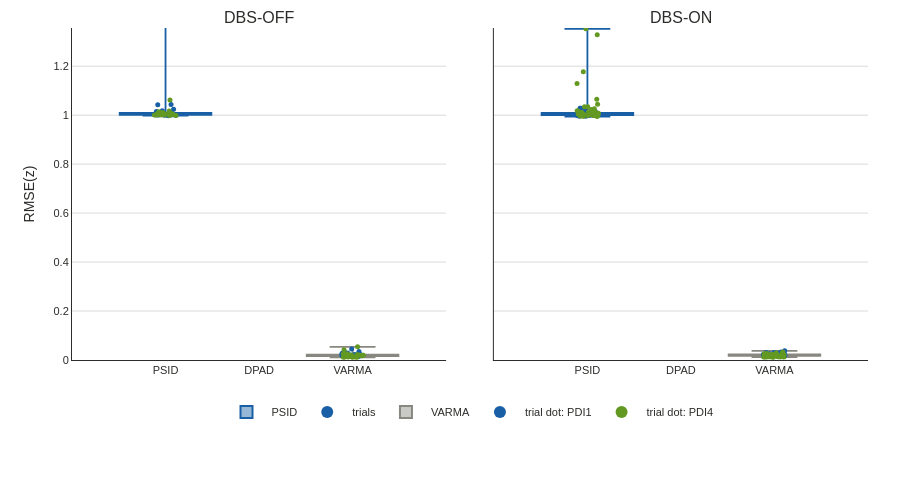
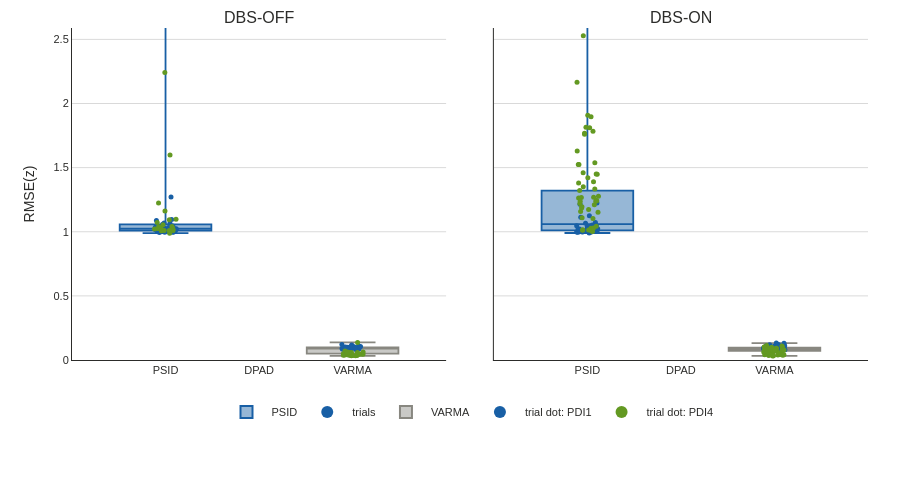

Notebook cell for these charts, in order:
### Markdown cell above
## Figs 7-8: Pooled behavioral RMSE (velocity, acceleration)

### Code cell
from dashboard.thesis.aggregate_rmse import collect_pooled_rmse, p_to_stars
from dashboard.thesis.loaders import (
    load_split_results_required, resolve_output_channel_display,
    channels_as_str_list, neural_y_feature_label, resolve_neural_y_channel_idx,
)
from dashboard.thesis.rmse_distribution_figure import build_rmse_boxplot_figure

# --- Inlined: build_rmse_distribution_figure (lifted from dashboard/thesis/rmse_distribution_figure.py) ---
_ALPHA_OFF = 0.80
_ALPHA_ON = 0.40
_DOT_ALPHA_OFF = 0.60
_DOT_ALPHA_ON = 0.35
_X_POS = np.arange(6, dtype=float)
_CATEGORY_LABELS = [
    "PSID_OFF", "PSID_ON", "DPAD_OFF", "DPAD_ON", "VARMA_OFF", "VARMA_ON",
]


def _hex_to_rgba(hex_color, alpha):
    h = hex_color.lstrip("#")
    r, g, b = int(h[0:2], 16), int(h[2:4], 16), int(h[4:6], 16)
    return f"rgba({r},{g},{b},{alpha})"


def _model_color_for_index(i):
    if i < 2:
        return COLOR_PSID
    if i < 4:
        return COLOR_DPAD
    return COLOR_VARMA


def _is_on_cell(i):
    return i % 2 == 1


def build_rmse_distribution_figure(
    data, theme, rng, jitter=0.12, show_brackets=True,
    y_axis_label=None, show_dots=True, show_bars=True,
):
    paper_bg, plot_bg = paper_colors(theme)
    grid = grid_color(theme)
    fg = true_line_color(theme)
    y_label = y_axis_label or "RMSE(z)"

    means = np.array(data.means, dtype=float)
    sems = np.array(data.sems, dtype=float)

    bar_colors = [
        _hex_to_rgba(
            _model_color_for_index(i),
            _ALPHA_ON if _is_on_cell(i) else _ALPHA_OFF,
        )
        for i in range(6)
    ]

    fig = go.Figure()

    if show_bars:
        fig.add_trace(
            go.Bar(
                x=_X_POS,
                y=means,
                error_y=dict(
                    type="data", array=sems, visible=True,
                    thickness=1.5, color=fg,
                ),
                marker=dict(color=bar_colors, line=dict(width=0)),
                width=0.52, name="Mean", showlegend=True,
            )
        )

    if show_dots:
        dot_alpha_off = _DOT_ALPHA_OFF if show_bars else 0.85
        dot_alpha_on = _DOT_ALPHA_ON if show_bars else 0.55
        for i in range(6):
            pts = data.trial_rmse[i]
            if not pts:
                continue
            jt = rng.uniform(-jitter, jitter, size=len(pts))
            alpha = dot_alpha_on if _is_on_cell(i) else dot_alpha_off
            fig.add_trace(
                go.Scatter(
                    x=_X_POS[i] + jt,
                    y=pts,
                    mode="markers",
                    marker=dict(
                        size=5,
                        color=_hex_to_rgba(_model_color_for_index(i), alpha * 0.95),
                        line=dict(width=0),
                    ),
                    name="One dot = one test trial RMSE" if i == 0 else None,
                    showlegend=i == 0,
                    legendgroup="dots",
                )
            )

    ymax_data = 0.0
    for i in range(6):
        if np.isfinite(means[i]):
            ymax_data = max(ymax_data, float(means[i] + (sems[i] if np.isfinite(sems[i]) else 0)))
    if show_dots:
        all_pts = []
        for i in range(6):
            for v in data.trial_rmse[i]:
                if np.isfinite(v):
                    all_pts.append(float(v))
        if all_pts:
            ymax_data = max(ymax_data, float(np.percentile(all_pts, 98)))

    y_span = max(ymax_data * 0.12, 0.04)
    bracket_y = []
    if show_brackets and data.wilcoxon:
        w = data.wilcoxon
        y0 = ymax_data + y_span * 0.25
        step = y_span * 1.2
        pairs = [
            (0, 4, w.psid_vs_varma_off_p, "PSID vs VARMA (DBS-OFF)"),
            (2, 4, w.dpad_vs_varma_off_p, "DPAD vs VARMA (DBS-OFF)"),
            (1, 5, w.psid_vs_varma_on_p, "PSID vs VARMA (DBS-ON)"),
            (3, 5, w.dpad_vs_varma_on_p, "DPAD vs VARMA (DBS-ON)"),
            (0, 2, w.psid_vs_dpad_off_p, "PSID vs DPAD (DBS-OFF)"),
            (1, 3, w.psid_vs_dpad_on_p, "PSID vs DPAD (DBS-ON)"),
        ]
        for k, (xa, xb, p, _lab) in enumerate(pairs):
            stars = p_to_stars(p)
            if not stars:
                continue
            y_line = y0 + k * step
            bracket_y.append((float(xa), float(xb), y_line, stars))

    y_top_brackets = 0.0
    for _, _, y_line, _ in bracket_y:
        y_top_brackets = max(y_top_brackets, y_line + y_span * 0.35)
    y_max = max(ymax_data * 1.08, y_top_brackets, ymax_data + y_span * 0.5)
    if bracket_y:
        y_max = max(y_max, y_top_brackets + y_span * 0.2)
    if not np.isfinite(y_max) or y_max <= 0:
        y_max = 0.85

    shapes = []
    for xv in (1.5, 3.5):
        shapes.append(
            dict(
                type="line", xref="x", yref="y",
                x0=xv, x1=xv, y0=0, y1=y_max,
                line=dict(color=COLOR_SEPARATOR, width=0.7, dash="dash"),
                opacity=0.5,
            )
        )

    for xa, xb, y_line, stars in bracket_y:
        shapes.append(
            dict(
                type="line", xref="x", yref="y",
                x0=xa, x1=xb, y0=y_line, y1=y_line,
                line=dict(color=fg, width=1.2),
            )
        )

    annotations = []
    for xa, xb, y_line, stars in bracket_y:
        annotations.append(
            dict(
                x=(xa + xb) / 2, y=y_line + y_span * 0.15,
                xref="x", yref="y",
                text=f"<b>{stars}</b>", showarrow=False,
                font=dict(size=FONT_SIZE_LABEL, color=fg, family=FONT_FAMILY),
            )
        )

    apply_thesis_style(
        fig, theme, height=FIGURE_HEIGHT,
        margin=dict(l=72, r=32, t=50, b=140),
        hovermode="closest", legend_y=-0.12,
    )
    fig.update_layout(
        xaxis=dict(
            tickmode="array",
            tickvals=list(_X_POS),
            ticktext=_CATEGORY_LABELS,
            title=dict(
                text="Model \u00d7 DBS condition",
                font=dict(size=FONT_SIZE_LABEL, family=FONT_FAMILY),
                standoff=14,
            ),
            showgrid=False, zeroline=False,
        ),
        yaxis=dict(
            title=dict(
                text=y_label,
                font=dict(size=FONT_SIZE_LABEL, family=FONT_FAMILY),
            ),
            range=[0, y_max * 1.02],
            zeroline=True, zerolinecolor=grid,
        ),
        shapes=shapes,
        annotations=annotations,
    )
    return fig

fig_num = 7
for spec in THESIS_AGGREGATE_FIGURES:
    ch, _ = resolve_output_channel_display(
        load_split_results_required(results_root, spec.triplets[0].psid_variant,
                                     spec.triplets[0].psid_run_ts, spec.split),
        spec.channel_idx, declared_outputs=THESIS_DECLARED_BEHAVIORAL_OUTPUTS,
    )
    agg = collect_pooled_rmse(results_root, spec.triplets, spec.channel_idx,
                              split=spec.split, run_wilcoxon=spec.run_wilcoxon)
    rng = np.random.default_rng(spec.jitter_seed)
    # Pooled view: grouped box-and-whisker (PSID/DPAD/VARMA x DBS-OFF/DBS-ON) with dots by participant.
    fig = build_rmse_boxplot_figure(agg, spec.theme, rng)
    fig.write_image(str(OUT / f'fig_{fig_num:03d}_pooled_rmse_{ch.replace(" ","_")}.png'),
                    width=900, height=500, scale=2)
    fig.show()
    print(
        f"Fig {fig_num}: Pooled per-trial behavioural prediction RMSE for output channel '{ch}'. "
        f"Grouped box-and-whisker (quartiles + median) with jittered per-trial dots coloured by "
        f"participant; two panels for DBS-OFF / DBS-ON, three models per panel (PSID/DPAD/VARMA). "
        f"Trials pooled across all 4 sessions ({', '.join(t.label for t in spec.triplets)})."
    )
    fig_num += 1
